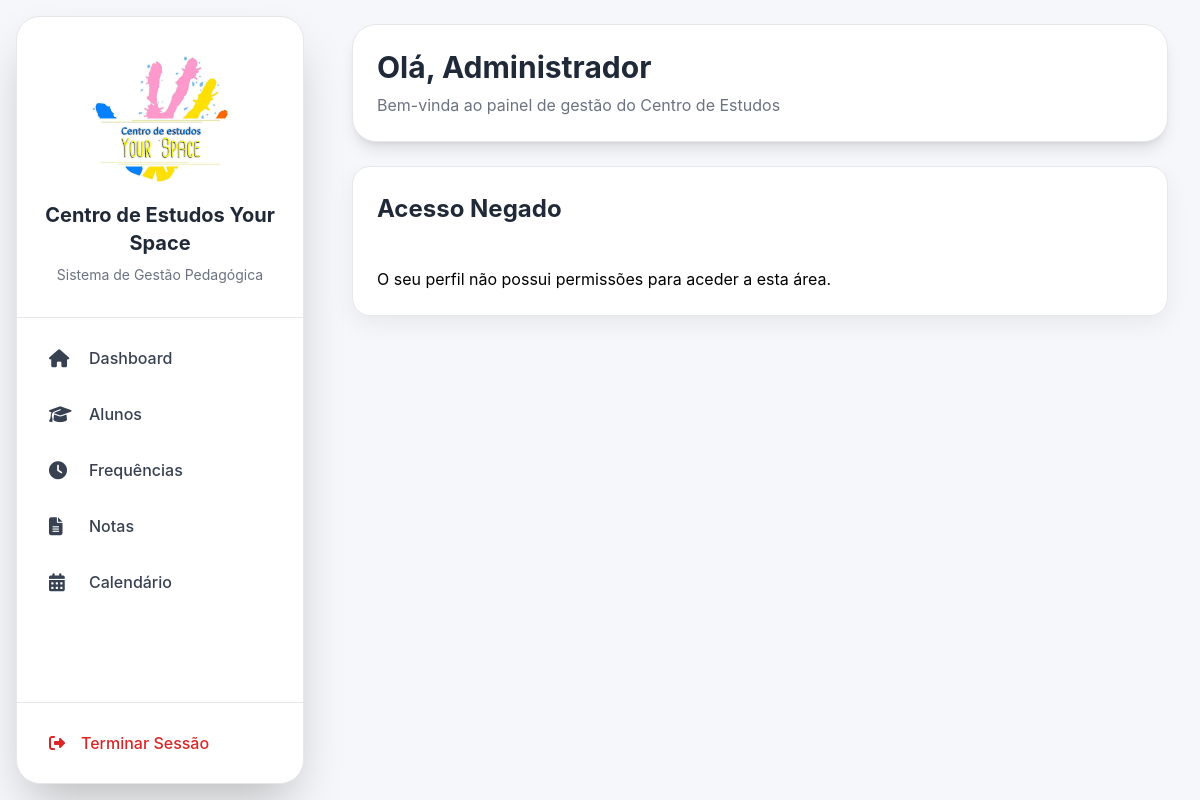
The page /admins on the database its author committed.
### models/configuracao_centro.py (models this page shows)
class ConfiguracaoCentro(db.Model):
    __tablename__ = "configuracao_centro"
    id = db.Column(
        db.Integer,
        primary_key=True
    )
    nome_centro = db.Column(
        db.String(200),
        default=""
    )
    morada = db.Column(
        db.String(300),
        default=""
    )
    codigo_postal = db.Column(
        db.String(20),
        default=""
    )
    telefone = db.Column(
        db.String(50),
        default=""
    )
    whatsapp = db.Column(
        db.String(50),
        default=""
    )
    email = db.Column(
        db.String(200),
        default=""
    )
    logo = db.Column(
        db.String(300),
        default=""
    )

### routes/admins.py (the view, shortened to what this page needs)
@admins_bp.route("", methods=["GET", "POST"])
def listar_admins():
    if session.get("perfil") != "administrador_geral":
        return render_template(
            "acesso_negado.html"
        )

### app.py (called while the page is built)
@app.context_processor
def inject_configuracao():
    configuracao = ConfiguracaoCentro.query.first()
    return dict(
        configuracao_global=configuracao
    )

### templates/acesso_negado.html (shortened to what this page needs)
﻿{% extends "base.html" %}
{% block conteudo %}
<div class="card">
    <h2>Acesso Negado</h2>
    <br>
    <p>
        O seu perfil não possui permissões para aceder a esta área.
    </p>
</div>
{% endblock %}

### templates/base.html (shortened to what this page needs)
<!DOCTYPE html>
<html lang="pt">
<head>
    <script src="https://cdn.tailwindcss.com"></script>
    <link rel="stylesheet"
          href="https://cdnjs.cloudflare.com/ajax/libs/font-awesome/6.4.0/css/all.min.css">
</head>
<body class="flex h-screen overflow-hidden">
    <div class="w-72 bg-white flex flex-col justify-between m-4 rounded-3xl shadow-2xl border border-gray-200">
        <div>
            <div class="px-6 py-8 border-b border-gray-200 text-center">
    {% if configuracao_global and configuracao_global.logo %}
        <img
            src="{{ url_for('static', filename='logos/' + configuracao_global.logo) }}"
            alt="Logótipo"
            style="
                width:140px;
                height:140px;
                object-fit:contain;
                margin:0 auto 12px auto;
            "
        >
    {% endif %}
    <h1 class="text-xl font-bold text-gray-800">
        {% if configuracao_global and configuracao_global.nome_centro %}
            {{ configuracao_global.nome_centro }}
        {% else %}
            Centro de Estudos
        {% endif %}
    </h1>
    <p class="text-sm text-gray-500 mt-2">
        Sistema de Gestão Pedagógica
    </p>
</div>
            <nav class="p-4 space-y-2">
                <a href="/"
                   class="flex items-center gap-4 px-4 py-3 rounded-2xl text-gray-700 hover:bg-blue-50 hover:text-blue-700 transition-all">
                    <i class="fa-solid fa-house text-lg w-6"></i>
                    <span class="font-medium text-base">Dashboard</span>
                </a>
                <a href="/alunos"
                   class="flex items-center gap-4 px-4 py-3 rounded-2xl text-gray-700 hover:bg-blue-50 hover:text-blue-700 transition-all">
                    <i class="fa-solid fa-graduation-cap text-lg w-6"></i>
                    <span class="font-medium text-base">Alunos</span>
                </a>
                <a href="/frequencias"
                   class="flex items-center gap-4 px-4 py-3 rounded-2xl text-gray-700 hover:bg-blue-50 hover:text-blue-700 transition-all">
                    <i class="fa-solid fa-clock text-lg w-6"></i>
                    <span class="font-medium text-base">Frequências</span>
                </a>
                <a href="/notas"
                   class="flex items-center gap-4 px-4 py-3 rounded-2xl text-gray-700 hover:bg-blue-50 hover:text-blue-700 transition-all">
                    <i class="fa-solid fa-file-lines text-lg w-6"></i>
                    <span class="font-medium text-base">Notas</span>
                </a>
                <a href="/calendario"
                   class="flex items-center gap-4 px-4 py-3 rounded-2xl text-gray-700 hover:bg-blue-50 hover:text-blue-700 transition-all">
                    <i class="fa-solid fa-calendar-days text-lg w-6"></i>
                    <span class="font-medium text-base">Calendário</span>
                </a>
            </nav>
        </div>
        <div class="p-4 border-t border-gray-200">
            <a href="{{ url_for('logout') }}"
               class="flex items-center gap-4 px-4 py-3 rounded-2xl text-red-600 hover:bg-red-50 transition-all">
                <i class="fa-solid fa-right-from-bracket"></i>
                <span class="font-medium">
                    Terminar Sessão
                </span>
            </a>
        </div>
    </div>
    <div class="flex-1 flex flex-col overflow-hidden">
        <header class="px-8 py-6">
            <div class="bg-white rounded-3xl shadow-lg p-6 border border-gray-200">
                <h2 class="text-3xl font-bold text-gray-800">
                    Olá, {{ session.get('nome', 'Administrador') }}
                </h2>
                <p class="text-gray-500 mt-2">
                    Bem-vinda ao painel de gestão do Centro de Estudos
                </p>
            </div>
        </header>
        <main class="flex-1 overflow-y-auto px-8 pb-8">
            {% block conteudo %}
            {% endblock %}
        </main>
    </div>
</body>
</html>

### templates/base.html (style rules this page uses)
body { background:#f5f7fa; font-family:'Inter',sans-serif; }
.card { background:white; border-radius:18px; padding:24px; box-shadow:0 8px 24px rgba(0,0,0,0.06); margin-bottom:20px; border:1px solid #e5e7eb; }
.card h2 { font-size:24px; font-weight:700; margin-bottom:16px; color:#1f2937; }
a { text-decoration:none; }

### rows shown on the page
ConfiguracaoCentro: logo (picture), nome_centro "Centro de Estudos Your Space"

### other values the page prints
{{ session.get('nome', 'Administrador') }} "Administrador"
